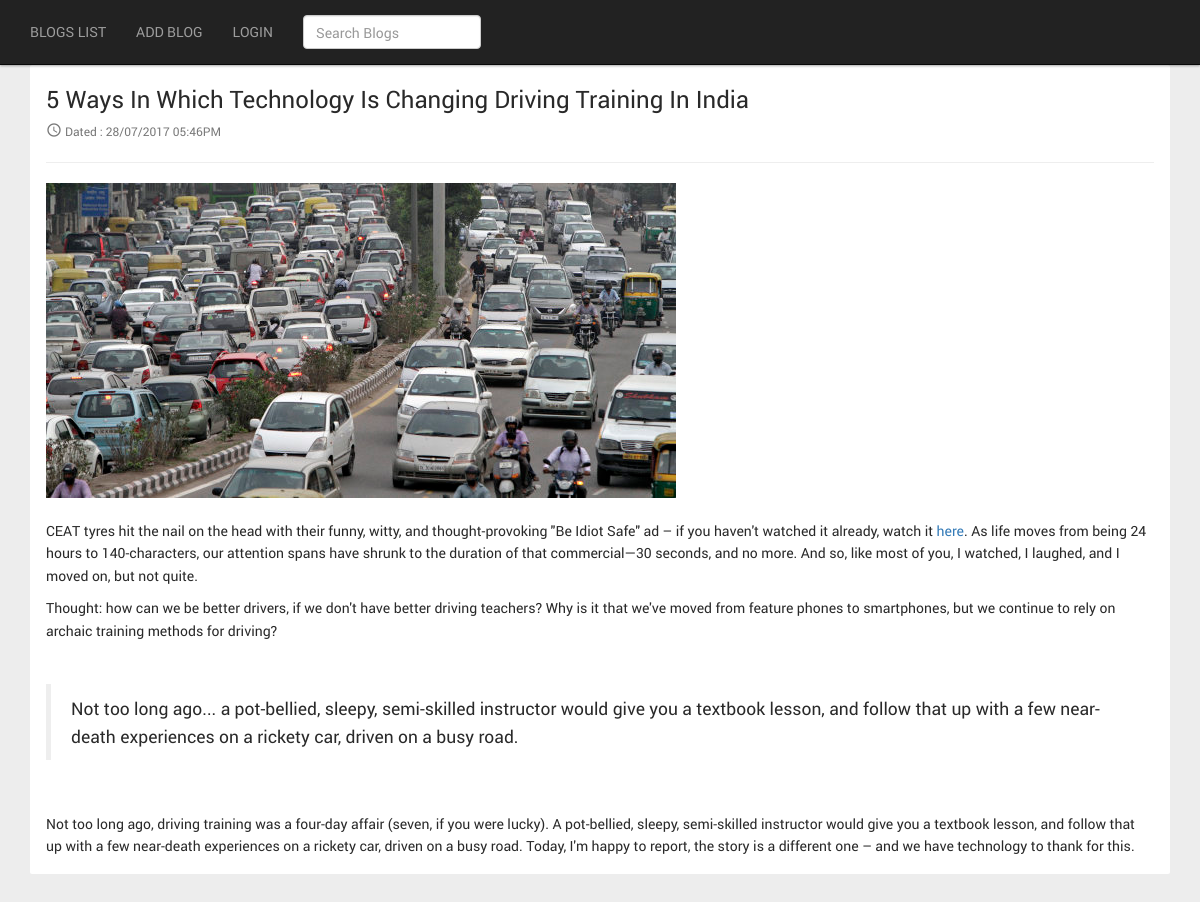
The page /blog/item/18 on the database as committed earlier.
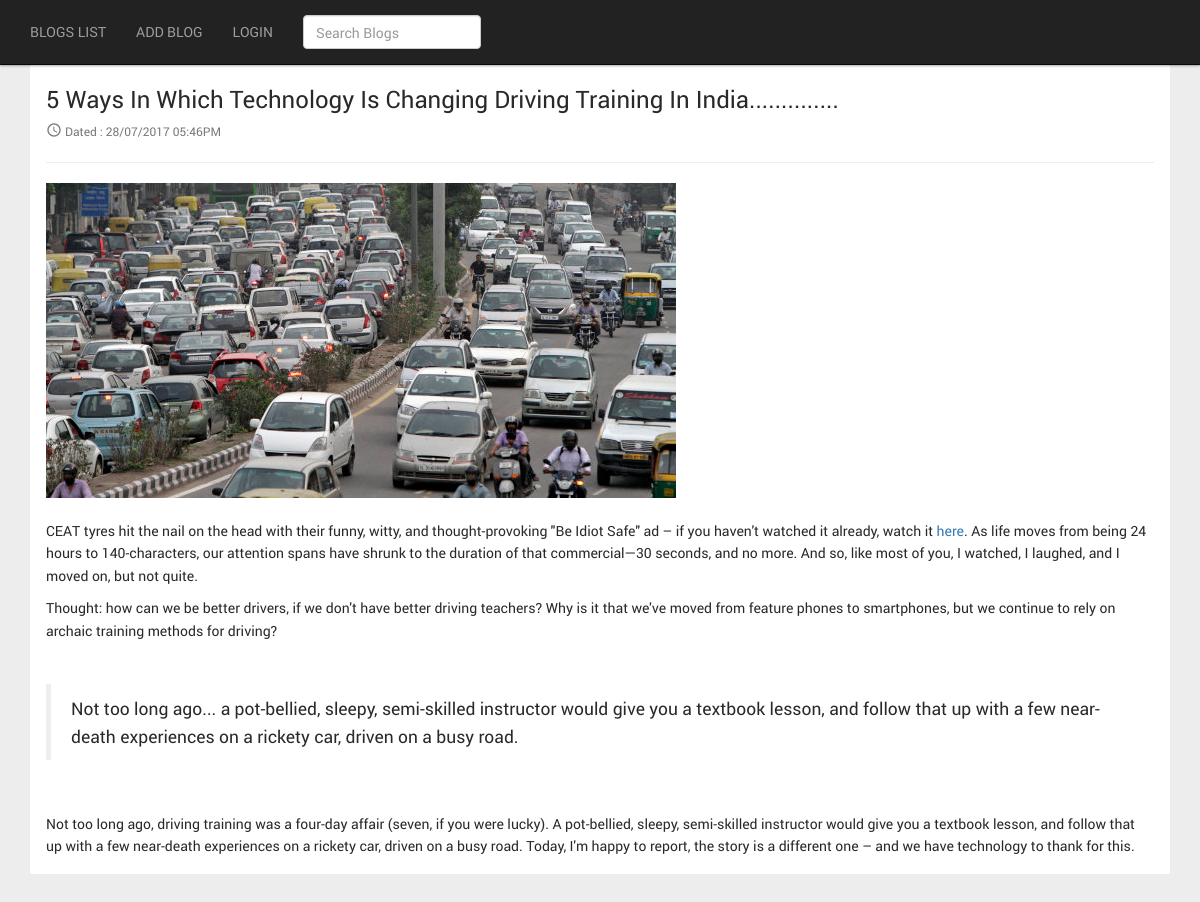
The same page on the database as committed later.
### tables this page shows
CREATE TABLE IF NOT EXISTS `blogs` (
  `id` int(10) unsigned NOT NULL AUTO_INCREMENT,
  `blog_title` char(150) NOT NULL,
  `blog_content` text NOT NULL,
  `blog_banner` char(40) NOT NULL,
  `user_id` int(10) unsigned NOT NULL,
  `updated_at` timestamp NOT NULL DEFAULT CURRENT_TIMESTAMP ON UPDATE CURRENT_TIMESTAMP,
  `created_at` datetime NOT NULL,
  PRIMARY KEY (`id`),
  KEY `fk_blog_user` (`user_id`)
);

### application/controllers/Blog.php (called while the page is built, shortened)
<?php
class Blog extends CI_Controller
{
	public function item($id=0)
	{
		$this->load->model('blogModel');
		$blog = $this->blogModel->getOne($id);
		$this->load->view('layouts/header');
		$this->load->view('blog/item', ['blog' => $blog->row()]);
		$this->load->view('layouts/footer');
	}
}

### index.php (called while the page is built, shortened)
<?php
require_once BASEPATH.'core/CodeIgniter.php';

### application/models/BlogModel.php (called while the page is built, shortened)
<?php
class BlogModel extends CI_Model
{
	public function getOne($id)
	{
		return $this->db->where(['id' => $id])->limit(1)->get('blogs');
	}
}

### application/views/blog/item.php (the view)
<div class="container">
	<div class="row">
		<div class="col-sm-12">
			<div class="pmd-card">
				<div class="pmd-card-body">
					<h1><?=xss_safe($blog->blog_title)?></h1>
					<p class="blog-attribute"><i class="material-icons">query_builder</i> Dated : <?=date('d/m/Y h:iA', strtotime($blog->created_at))?></p>
					<hr>
					<img class="img-responsive" src="<?=base_url('assets/images/blogs/'.$blog->blog_banner)?>"><br>
					<?=strip_blog_item($blog->blog_content)?>
				</div>
			</div>
		</div>
	</div>
</div>

### application/helpers/common_helper.php (shortened to what this page needs)
<?php
function xss_safe($text)
{
	return htmlentities($text, ENT_QUOTES, 'UTF-8');
}
function strip_blog_item($text)
{
	return strip_tags($text, '<p><a><blockquote><b><strong><u></i><sub><sup><s><img><h1><h2><h3><h4><h5><h6><pre><div><span><address><ul><li><ol>');
}

Rows that differ between the two databases and show on the page:
changed blogs: blog_title "5 Ways In Which Technology Is Changing Driving Training In India" → "5 Ways In Which Technology Is Changing Driving Training In India.............."
